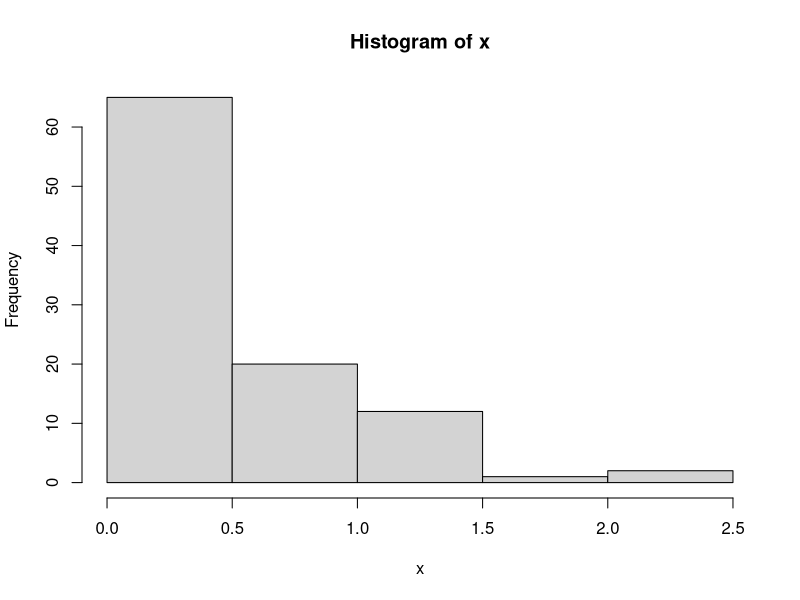
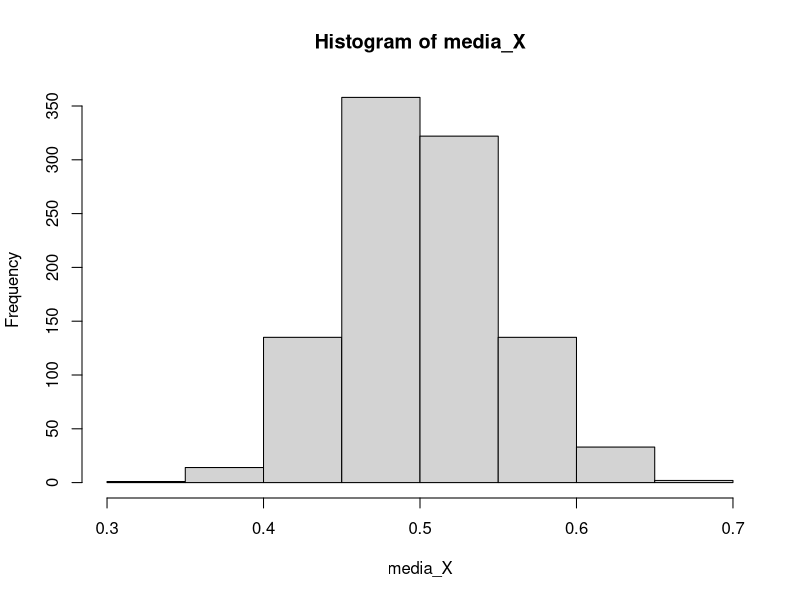
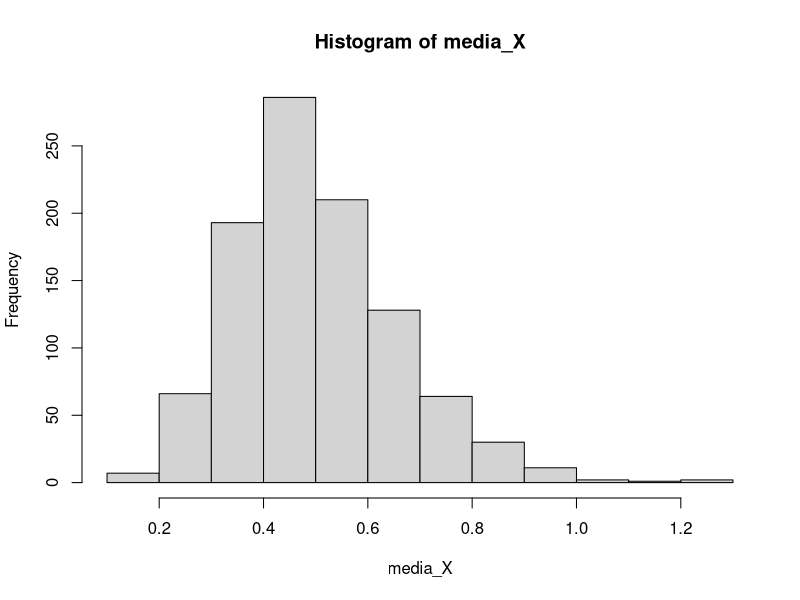
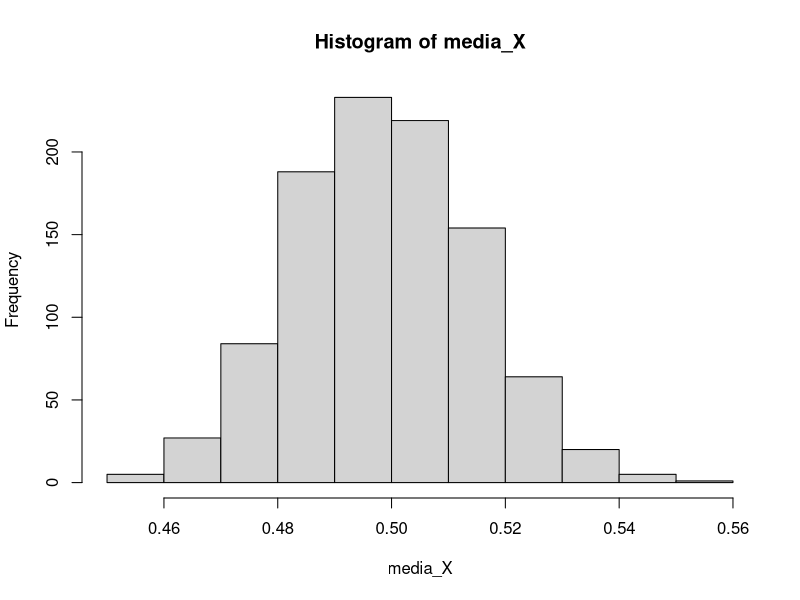
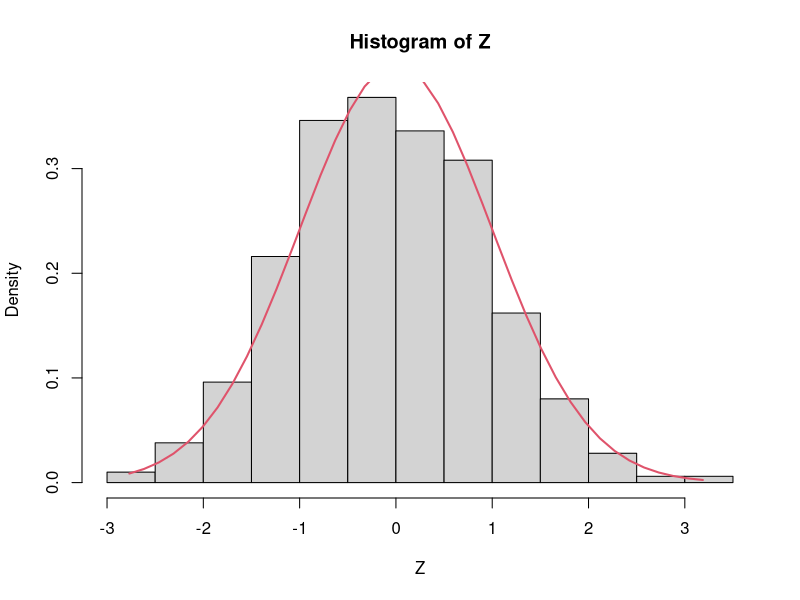

These figures' R source, in order:
## ---- chunk 1
knitr::opts_chunk$set(echo = TRUE)
## ---- chunk 2
set.seed(100000)
n <- 100
x <- rexp(n,2)
hist(x)
mean(x)
var(x)
## ---- chunk 3
K <- 1000
n <- 100
X <- list()
for(i in 1:K){
  X[[i]] <- rexp(n,2) #X es una lista de las K muestras de tamaño 100.
}
## ---- chunk 4
media_X <- sapply(X,mean)
hist(media_X)
mean(media_X)
var(media_X)
## ---- chunk 5
K <- 1000
n <- 10
X <- list()
for(i in 1:K){
  X[[i]] <- rexp(n,2) #X es una lista de las K muestras de tamaño 100.
}
## ---- chunk 6
media_X <- sapply(X,mean)
hist(media_X)
mean(media_X)
var(media_X)
## ---- chunk 7
K <- 1000
n <- 1000
X <- list()
for(i in 1:K){
  X[[i]] <- rexp(n,2) #X es una lista de las K muestras de tamaño 100.
}
## ---- chunk 8
media_X <- sapply(X,mean)
hist(media_X)
mean(media_X)
var(media_X)
## ---- chunk 9
Z=(media_X-0.5)/(sqrt(0.5^2/n))
hist(Z,prob=TRUE)
Z2 <- seq(min(Z), max(Z), length = 40)
lines(Z2, dnorm(Z2, mean = 0, sd = 1), col = 2, lwd = 2)
abline()
mean(Z)
var(Z)
